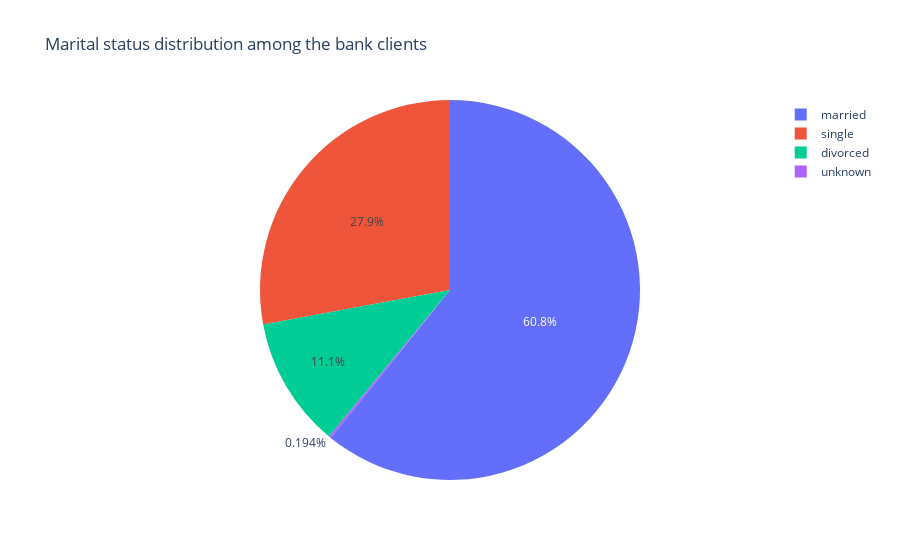

Write notebook code for a chart like this one.
### Code cell
# Marital status distribution - pie chart
counts = df['marital'].value_counts()

fig = px.pie(
    names=counts.index,  
    values=counts.values, 
    title="Marital status distribution among the bank clients")
fig.show()

### Figure 1 — Plotly figure (JSON) as saved in the notebook; plotly's stock layout.template omitted (floating-point values rounded to 4 significant figures)
{"data": [{"domain": {"x": [0, 1], "y": [0, 1]}, "hovertemplate": "label=%{label}<br>value=%{value}<extra></extra>", "labels": ["married", "single", "divorced", "unknown"], "legendgroup": "", "name": "", "showlegend": true, "type": "pie", "values": [12521, 5747, 2286, 40]}], "layout": {"autosize": true, "legend": {"tracegroupgap": 0}, "title": {"text": "Marital status distribution among the bank clients"}}}
